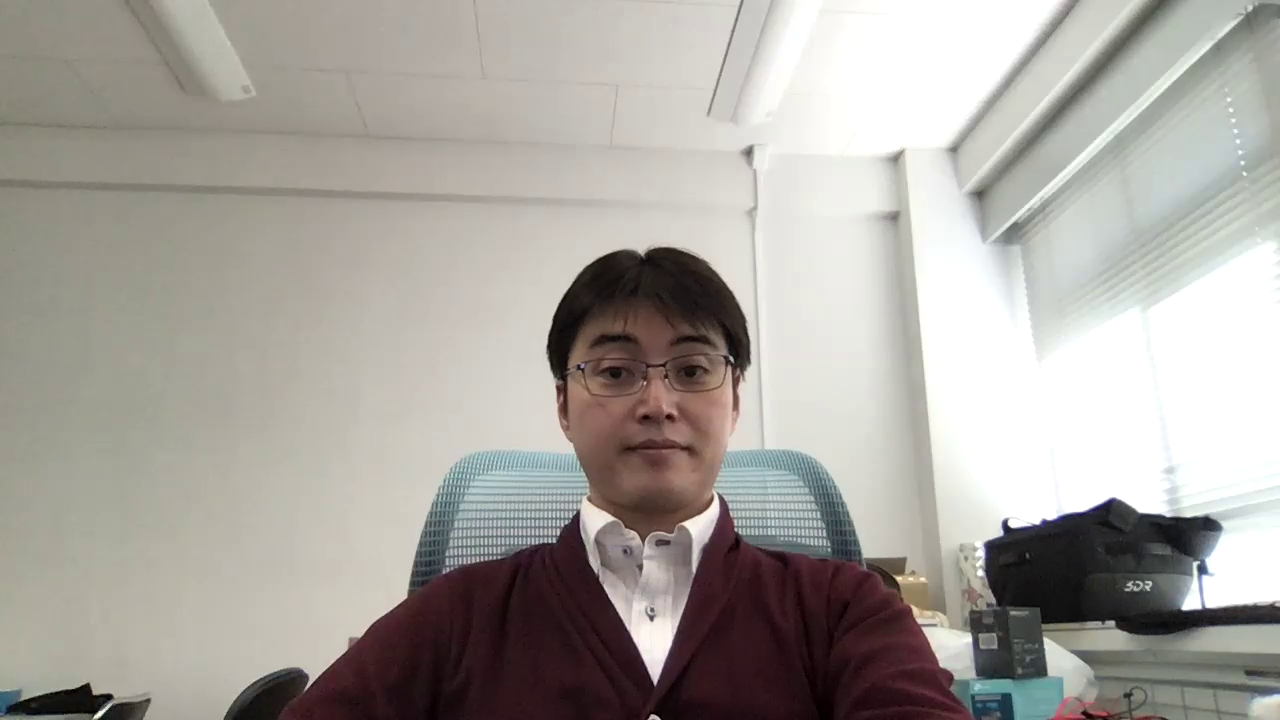
#> input picture 2020後期/木曜日/オブジェクト指向プログラミング/第7回講義資料-20201105/uchitane_far.png, 1280 x 720 px
$ python lecture07_image_analysis_modified.py   (older library calls are emulated)
#> lines starting #> are read from the running program, lines starting #| are printed output that depends on the picture; after the words box and inside, x2 and y2 are one past the last pixel; in counts of white or black regions, pixels touching at a corner belong together
import cv2

BLURRY_THRESHOLD = 90 # 値が低いほど少しのボケでも検出する

img = cv2.imread('uchitane_far.png')
#> img is the input picture: shape (720, 1280, 3); mean B, G, R 158.4, 163.8, 167.9

x, y , channel = img.shape
#> x = 720; y = 1280; channel = 3

print(f"x={x}, y={y}")
#| x=720, y=1280

div=10
for i in range(div):
    for j in range(div):
        # 部分画像を取り出す
        part_img = img[(int)(x/div*i):(int)(x/div*(i+1)), (int)(y/div*j):(int)(y/div*(j+1))]
        # 部分画像についてボケを計算
        part_gray_img = cv2.cvtColor(part_img, cv2.COLOR_BGR2GRAY)
        blurry = cv2.Laplacian(part_gray_img, cv2.CV_64F).var()
        #cv2.putText(img, f"({i},{j})", (10+(int)(y/div*j), 20+(int)(x/div*i)),
        #    cv2.FONT_HERSHEY_SIMPLEX, 0.8, (0, 0, 255), 3)
        green = (0, 255, 0)
        red = (0, 0, 255)
        if blurry < BLURRY_THRESHOLD:
            text_color = red
        else:
            text_color = green
        cv2.putText(img, f"({blurry:0.2f})", (10+(int)(y/div*j), 20+(int)(x/div*i)),
            cv2.FONT_HERSHEY_SIMPLEX, 0.8, text_color, 3)
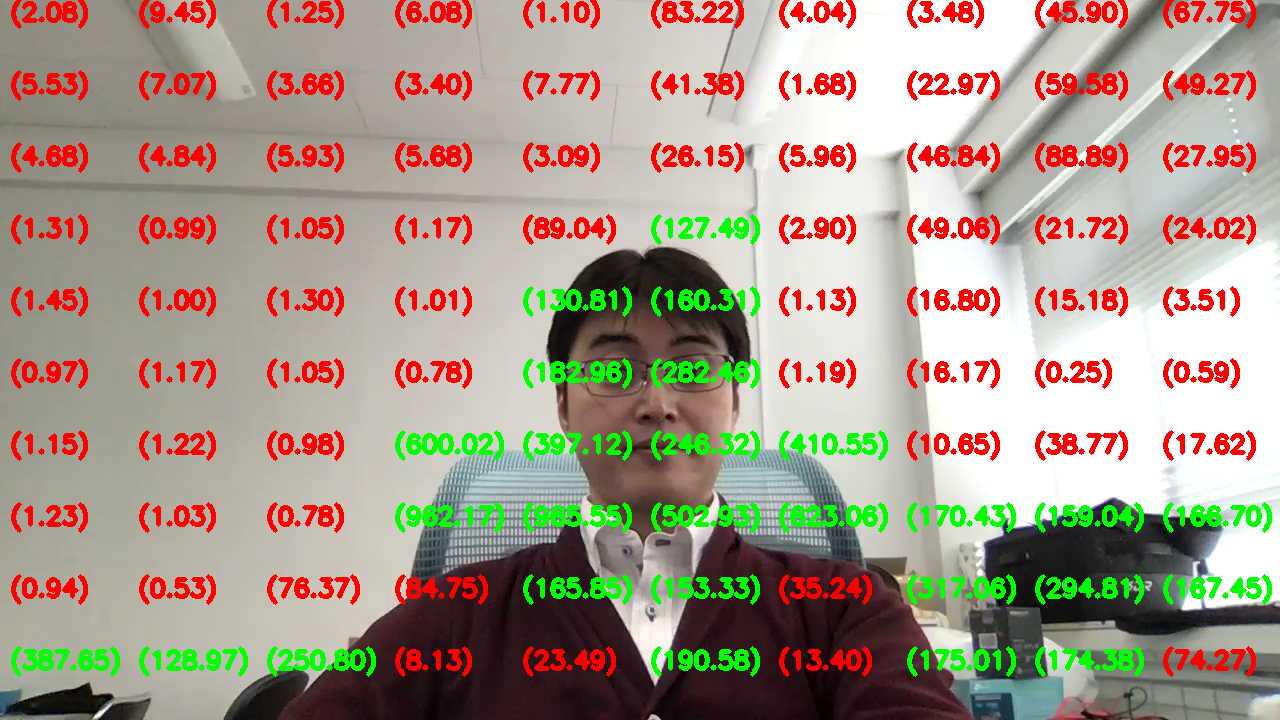
#> img: shape (720, 1280, 3); 12.02% of pixels changed, all inside (x1, y1, x2, y2) = (11, 0, 1272, 677)
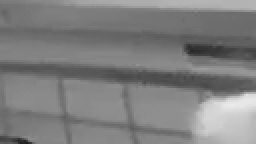
#> part_gray_img: shape (72, 128) (shown 2 times larger); min 31, max 234, mean 126.8
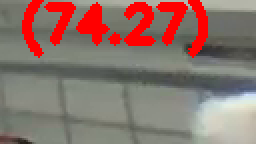
#> part_img: shape (72, 128, 3) (shown 2 times larger); mean B, G, R 107.6, 115.1, 140.6

cv2.imshow("frame", img)

cv2.waitKey(0)
cv2.destroyAllWindows()
